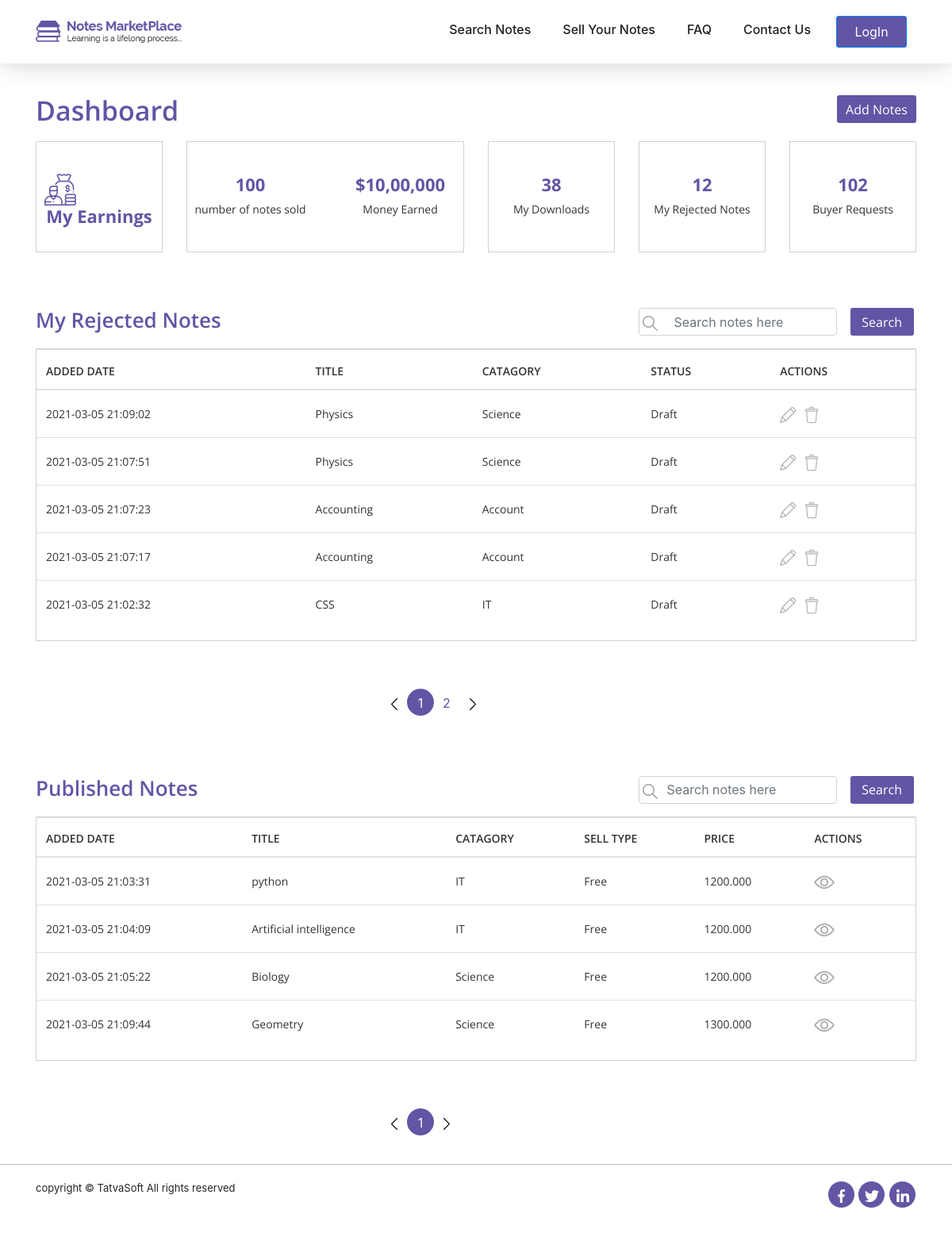
/user/dashboard.php, run on the app's committed database.
### tables this page shows
CREATE TABLE `seller_note` (
  `id` int(11) NOT NULL,
  `seller_id` int(11) NOT NULL,
  `status` int(11) NOT NULL,
  `action_by` int(11) DEFAULT NULL,
  `remarks` varchar(255) DEFAULT NULL,
  `published_date` datetime DEFAULT NULL,
  `title` varchar(100) NOT NULL,
  `catagory` int(11) NOT NULL,
  `display_picture` varchar(500) DEFAULT NULL,
  `note_type` int(11) DEFAULT NULL,
  `number_of_pages` int(11) DEFAULT NULL,
  `description` varchar(255) NOT NULL,
  `university` varchar(200) DEFAULT NULL,
  `country` int(11) DEFAULT NULL,
  `course` varchar(100) DEFAULT NULL,
  `course_code` varchar(100) DEFAULT NULL,
  `professor` varchar(100) DEFAULT NULL,
  `ispaid` int(11) NOT NULL,
  `selling_price` decimal(10,3) DEFAULT NULL,
  `notes_preview` varchar(255) DEFAULT NULL,
  `created_date` datetime DEFAULT NULL,
  `created_by` int(11) DEFAULT NULL,
  `modified_date` datetime DEFAULT NULL,
  `modified_by` int(11) DEFAULT NULL,
  `isactive` bit(1) NOT NULL
);

CREATE TABLE `category` (
  `id` int(11) NOT NULL,
  `name` varchar(100) NOT NULL,
  `description` varchar(191) NOT NULL,
  `created_date` datetime DEFAULT NULL,
  `created_by` int(11) DEFAULT NULL,
  `modified_date` datetime DEFAULT NULL,
  `modified_by` int(11) DEFAULT NULL,
  `isactive` bit(1) NOT NULL
);

CREATE TABLE `reference_data` (
  `id` int(11) NOT NULL,
  `value` varchar(100) NOT NULL,
  `data_value` varchar(100) NOT NULL,
  `ref_catagory` varchar(100) DEFAULT NULL,
  `created_date` datetime DEFAULT NULL,
  `created_by` int(11) DEFAULT NULL,
  `modified_date` datetime DEFAULT NULL,
  `modified_by` int(11) DEFAULT NULL,
  `isactive` bit(1) NOT NULL
);

### user/dashboard.php (the view, shortened to what the rows shown need)
<?php
include "config.php";
	$no_row=5;
	if(isset($_GET['page']))
	{
		$page=$_GET['page'];
	}
	else
	{
		$page=1;
	}
	if($page== "" || $page == 1)
	{
		$page_1 = 0;
	}
	else
	{
		$page_1=($page * $no_row) - $no_row;
	}
	if(isset($_POST['search_1']))
	{
    $search_field_1=$_POST['search_1_txt'];
    $query_count="SELECT * FROM seller_note WHERE status BETWEEN 6 and 8 AND title='$search_field_1'" ;
    $find_count=mysqli_query($conn,$query_count);
    $count=mysqli_num_rows($find_count);
    $count=ceil($count / $no_row);
		$query="SELECT sn.id,sn.created_date,sn.title,sn.catagory,sn.status,c.name,rd.value FROM seller_note sn INNER JOIN category c ON sn.catagory=c.id INNER JOIN reference_data rd ON sn.status=rd.id WHERE sn.title  LIKE '%$search_field_1%' AND status BETWEEN 6 and 8 AND sn.isactive=1 ORDER BY sn.id DESC LIMIT $page_1,$no_row";
      $result=mysqli_query($conn,$query);
	    if(!$result)
	    {
	        die('query failed'.mysqli_error());
	    }
	}
	else
	{
		$query="SELECT sn.id,sn.created_date,sn.title,sn.catagory,sn.status,c.name,rd.value FROM seller_note sn INNER JOIN category c ON sn.catagory=c.id INNER JOIN reference_data rd ON sn.status=rd.id WHERE sn.isactive=1 AND status BETWEEN 6 and 8 ORDER BY sn.id DESC LIMIT $page_1,$no_row";
	    $result=mysqli_query($conn,$query);
	}
?>
<!DOCTYPE html>
<html lang="en">
    <head>
        <link rel="stylesheet" href="css/bootstrap/bootstrap.min.css">
        <link rel="stylesheet" href="css/custom_css/style.css">
        <link rel="stylesheet" href="css/responsive.css">
    </head>
    <body>
        <section id="table-design">
            <div class ="content-box-md">
                <div class="container">
                    <div class="row">
                        <div class="col-md-12">
                            <div class="table-format table-responsive">
                            <table class="table">
                                  <thead>
                                    <tr>
                                      <th scope="col">ADDED DATE</th>
                                      <th scope="col">TITLE</th>
                                      <th scope="col">CATAGORY</th>
                                      <th scope="col">STATUS</th>
                                      <th scope="col">ACTIONS</th>
                                    </tr>
                                  </thead>
                                  <tbody>
                                    <?php while($row = mysqli_fetch_assoc($result))
                                    {?>
                                    <tr>
                                      <td><?php echo $row['created_date'];?></td>
                                      <td><?php echo $row['title'];?></td>
                                      <td><?php echo $row['name'];?></td>
                                      <td><?php echo $row['value'];?></td>
	                                   <?php if($row['status']==6)
	                                    {?>
	                                      <td><a href="add_note.php?note_id=<?php echo $row['id']?>"><img src="img/dashboard/edit.png"></a>&nbsp;&nbsp;
                                          <a href="delete_note.php?note_id=<?php echo $row['id']?>"><img src="img/front/delete.png"></a></td>
	                                   <?php }else{ ?>
	                                      <td><img src="img/front/eye.png"></td>
	                                    <?php } ?>
	                                </tr>
                                    <?php }?>
                                  </tbody>
                            </table>
                            </div>
                        </div>
                    </div>
                </div>
            </div>
        </section>
           <?php
           $limit=5;
            if(isset($_GET['pub_page']))
            {
              $pub_page=$_GET['pub_page'];
            }
            else
            {
              $pub_page=1;
            }
            if($pub_page== "" || $pub_page == 1)
            {
              $page_2 = 0;
            }
            else
            {
              $page_2=($page * $no_row) - $no_row;
            }
            if(isset($_POST['search_2']))
            {
              $search_field_2=$_POST['search_2_txt'];
              $find_pub_count=mysqli_query($conn,"SELECT * FROM seller_note WHERE status=9 AND title LIKE '%$search_field_2%'");
              $pub_count=mysqli_num_rows($find_pub_count);
              $pub_count=ceil($pub_count / $limit);
              $published_query="SELECT sn.created_date,sn.title,sn.catagory,sn.ispaid,sn.selling_price,c.name,rd.value FROM seller_note sn INNER JOIN category c ON sn.catagory=c.id INNER JOIN reference_data rd ON sn.ispaid=rd.id WHERE title LIKE '%$search_field_2%' AND status=9 LIMIT $page_2,$limit";
              $published_result=mysqli_query($conn,$published_query);
            }
            else
            {
              $published_query="SELECT sn.created_date,sn.title,sn.catagory,sn.ispaid,sn.selling_price,c.name,rd.value FROM seller_note sn INNER JOIN category c ON sn.catagory=c.id INNER JOIN reference_data rd ON sn.ispaid=rd.id WHERE status=9 LIMIT $page_2,$limit";
              $published_result=mysqli_query($conn,$published_query);
            }
            ?>
           <section id="table-design">
            <div class ="content-box-md">
                <div class="container">
                    <div class="row">
                        <div class="col-md-12">
                            <div class="table-format table-responsive">
                            <table class="table">
                                  <thead>
                                    <tr>
                                      <th scope="col">ADDED DATE</th>
                                      <th scope="col">TITLE</th>
                                      <th scope="col">CATAGORY</th>
                                      <th scope="col">SELL TYPE</th>
                                      <th scope="col">PRICE</th>
                                      <th scope="col">ACTIONS</th>
                                    </tr>
                                  </thead>
                                  <tbody>
                                    <?php
                                    while($row=mysqli_fetch_assoc($published_result)) {?>
                                      <tr>
                                      <td><?php echo $row['created_date'] ?></td>
                                      <td><?php echo $row['title'] ?></td>
                                      <td><?php echo $row['name'] ?></td>
                                      <td><?php echo $row['value'] ?></td>
                                      <td><?php echo $row['selling_price'] ?></td>
                                      <td><img src="img/front/eye.png"></td>
                                    </tr>
                                    <?php } ?>
                                  </tbody>
                            </table>
                            </div>
                        </div>
                    </div>
                </div>
            </div>
        </section>
    </body>
</html>

### data on the page
seller_note: created_date "2021-03-05 21:09:02", title "Physics", catagory.name "Science", status.value "Draft"
seller_note: created_date "2021-03-05 21:07:51", title "Physics", catagory.name "Science", status.value "Draft"
seller_note: created_date "2021-03-05 21:07:23", title "Accounting", catagory.name "Account", status.value "Draft"
seller_note: created_date "2021-03-05 21:07:17", title "Accounting", catagory.name "Account", status.value "Draft"
seller_note: created_date "2021-03-05 21:02:32", title "CSS", catagory.name "IT", status.value "Draft"
seller_note: created_date "2021-03-05 21:03:31", title "python", catagory.name "IT", reference_data.value "Free", selling_price "1200.000"
seller_note: created_date "2021-03-05 21:04:09", title "Artificial intelligence", catagory.name "IT", reference_data.value "Free", selling_price "1200.000"
seller_note: created_date "2021-03-05 21:05:22", title "Biology", catagory.name "Science", reference_data.value "Free", selling_price "1200.000"
seller_note: created_date "2021-03-05 21:09:44", title "Geometry", catagory.name "Science", reference_data.value "Free", selling_price "1300.000"
